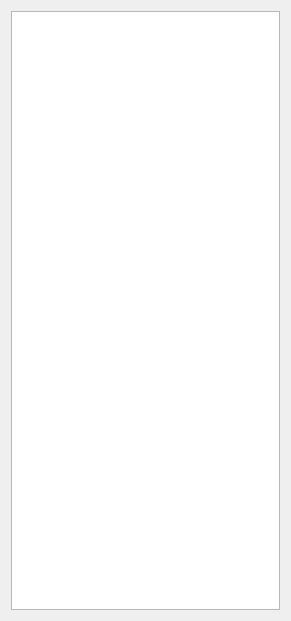
<?xml version="1.0" encoding="UTF-8"?>
<ui version="4.0">
 <class>Histogramme</class>
 <widget class="QWidget" name="Histogramme">
  <property name="geometry">
   <rect>
    <x>0</x>
    <y>0</y>
    <width>291</width>
    <height>621</height>
   </rect>
  </property>
  <property name="windowTitle">
   <string>Form</string>
  </property>
  <layout class="QVBoxLayout" name="verticalLayout_2">
   <item>
    <widget class="QGraphicsView" name="graphicsView_histo"/>
   </item>
  </layout>
 </widget>
 <resources/>
 <connections/>
</ui>
